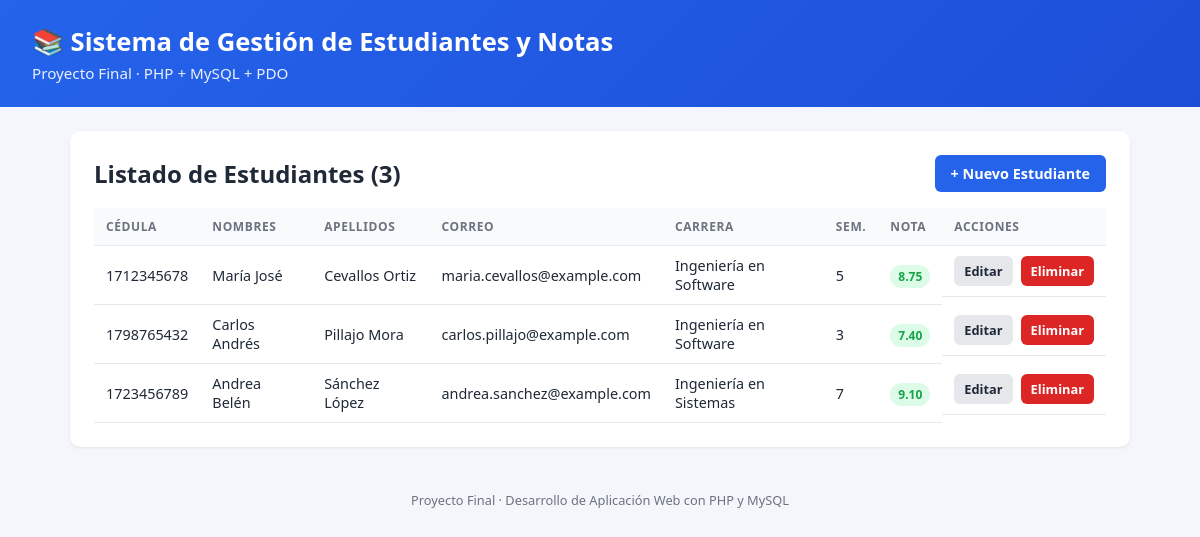
The page / on the database its author committed.
### tables this page shows
CREATE TABLE IF NOT EXISTS estudiantes (
    id INT AUTO_INCREMENT PRIMARY KEY,
    cedula VARCHAR(10) NOT NULL UNIQUE,
    nombres VARCHAR(80) NOT NULL,
    apellidos VARCHAR(80) NOT NULL,
    email VARCHAR(120) NOT NULL UNIQUE,
    carrera VARCHAR(100) NOT NULL,
    semestre TINYINT UNSIGNED NOT NULL,
    nota_final DECIMAL(4,2) NOT NULL DEFAULT 0.00,
    fecha_registro TIMESTAMP DEFAULT CURRENT_TIMESTAMP,
    fecha_actualizacion TIMESTAMP DEFAULT CURRENT_TIMESTAMP ON UPDATE CURRENT_TIMESTAMP,

    CONSTRAINT chk_semestre CHECK (semestre BETWEEN 1 AND 10),
    CONSTRAINT chk_nota CHECK (nota_final BETWEEN 0 AND 10)
);

### src/functions.php (called while the page is built, shortened)
<?php
function limpiar(string $valor): string
{
    return htmlspecialchars(trim($valor), ENT_QUOTES, 'UTF-8');
}

### index.php (the view, shortened to what this page needs)
<?php
require_once __DIR__ . '/src/functions.php';
$pdo = getDBConnection();
$stmt = $pdo->query('SELECT * FROM estudiantes ORDER BY apellidos, nombres');
$estudiantes = $stmt->fetchAll();
?>
<!DOCTYPE html>
<html lang="es">
<head>
    <link rel="stylesheet" href="public/css/style.css">
</head>
<body>
    <header class="app-header">
        <h1>📚 Sistema de Gestión de Estudiantes y Notas</h1>
        <p>Proyecto Final &middot; PHP + MySQL + PDO</p>
    </header>
    <main>
        <div class="card">
            <div class="toolbar">
                <h2 style="margin:0;">Listado de Estudiantes (<?= count($estudiantes) ?>)</h2>
                <a href="create.php" class="btn btn-primary">+ Nuevo Estudiante</a>
            </div>
            <?php if (count($estudiantes) === 0): ?>
                <div class="empty-state">No hay estudiantes registrados todavía.</div>
            <?php else: ?>
                <table>
                    <thead>
                        <tr>
                            <th>Cédula</th>
                            <th>Nombres</th>
                            <th>Apellidos</th>
                            <th>Correo</th>
                            <th>Carrera</th>
                            <th>Sem.</th>
                            <th>Nota</th>
                            <th>Acciones</th>
                        </tr>
                    </thead>
                    <tbody>
                        <?php foreach ($estudiantes as $e): ?>
                        <tr>
                            <td><?= limpiar($e['cedula']) ?></td>
                            <td><?= limpiar($e['nombres']) ?></td>
                            <td><?= limpiar($e['apellidos']) ?></td>
                            <td><?= limpiar($e['email']) ?></td>
                            <td><?= limpiar($e['carrera']) ?></td>
                            <td><?= (int)$e['semestre'] ?></td>
                            <td>
                                <span class="badge <?= $e['nota_final'] >= 7 ? 'badge-success' : 'badge-danger' ?>">
                                    <?= number_format((float)$e['nota_final'], 2) ?>
                                </span>
                            </td>
                            <td class="actions-cell">
                                <a class="btn btn-secondary btn-sm" href="edit.php?id=<?= (int)$e['id'] ?>">Editar</a>
                                <a class="btn btn-danger btn-sm"
                                   href="delete.php?id=<?= (int)$e['id'] ?>"
                                   onclick="return confirmarEliminacion('<?= limpiar($e['nombres'] . ' ' . $e['apellidos']) ?>')">
                                   Eliminar
                                </a>
                            </td>
                        </tr>
                        <?php endforeach; ?>
                    </tbody>
                </table>
            <?php endif; ?>
        </div>
    </main>
    <footer>Proyecto Final &middot; Desarrollo de Aplicación Web con PHP y MySQL</footer>
</body>
</html>

### public/css/style.css (style rules this page uses)
:root { --primary: #2563eb; --primary-dark: #1d4ed8; --danger: #dc2626; --success: #16a34a; --bg: #f4f6fb; --card: #ffffff; --text: #1f2937; --muted: #6b7280; --border: #e5e7eb; }
* { box-sizing: border-box; }
body { margin: 0; font-family: 'Segoe UI', Roboto, Arial, sans-serif; background: var(--bg); color: var(--text); }
header.app-header { background: linear-gradient(135deg, var(--primary), var(--primary-dark)); color: #fff; padding: 24px 32px; }
header.app-header h1 { margin: 0; font-size: 1.6rem; }
header.app-header p { margin: 4px 0 0; opacity: 0.9; font-size: 0.95rem; }
main { max-width: 1100px; margin: 24px auto; padding: 0 20px; }
.card { background: var(--card); border-radius: 10px; padding: 24px; box-shadow: 0 1px 3px rgba(0,0,0,0.08); margin-bottom: 24px; }
.toolbar { display: flex; justify-content: space-between; align-items: center; margin-bottom: 16px; }
.btn { display: inline-block; padding: 9px 16px; border-radius: 6px; border: none; cursor: pointer; font-size: 0.9rem; text-decoration: none; font-weight: 600; }
.btn-primary { background: var(--primary); color: #fff; }
.btn-danger { background: var(--danger); color: #fff; }
.btn-secondary { background: #e5e7eb; color: var(--text); }
.btn-sm { padding: 6px 10px; font-size: 0.8rem; }
table { width: 100%; border-collapse: collapse; }
th, td { padding: 10px 12px; text-align: left; border-bottom: 1px solid var(--border); font-size: 0.9rem; }
th { background: #f9fafb; color: var(--muted); text-transform: uppercase; font-size: 0.75rem; letter-spacing: 0.05em; }
.badge { padding: 3px 8px; border-radius: 999px; font-size: 0.75rem; font-weight: 700; }
.badge-success { background: #dcfce7; color: var(--success); }
.actions-cell { display: flex; gap: 8px; }
footer { text-align: center; color: var(--muted); font-size: 0.8rem; padding: 20px; }

### rows shown on the page
estudiantes: cedula "1712345678", nombres "María José", apellidos "Cevallos Ortiz", email "maria.cevallos@example.com", carrera "Ingeniería en Software", semestre "5", nota_final "8.75"
estudiantes: cedula "1798765432", nombres "Carlos Andrés", apellidos "Pillajo Mora", email "carlos.pillajo@example.com", carrera "Ingeniería en Software", semestre "3", nota_final "7.40"
estudiantes: cedula "1723456789", nombres "Andrea Belén", apellidos "Sánchez López", email "andrea.sanchez@example.com", carrera "Ingeniería en Sistemas", semestre "7", nota_final "9.10"

### other values the page prints
count($estudiantes) "3"
